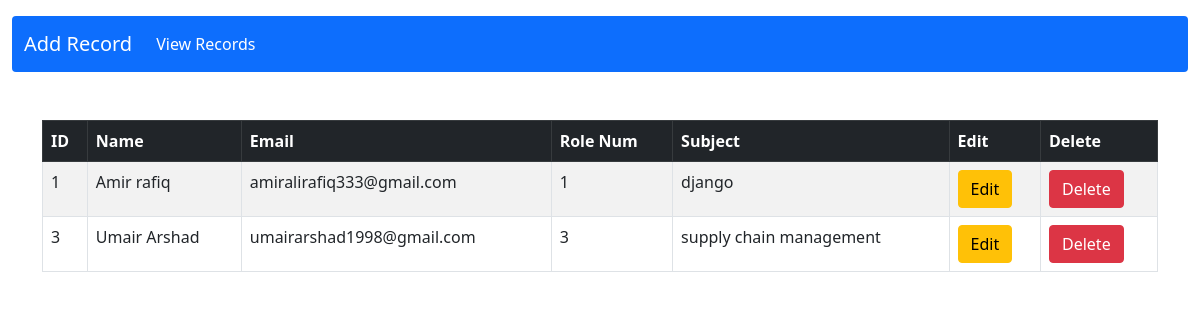
The page /display_data/ on the database as committed earlier.
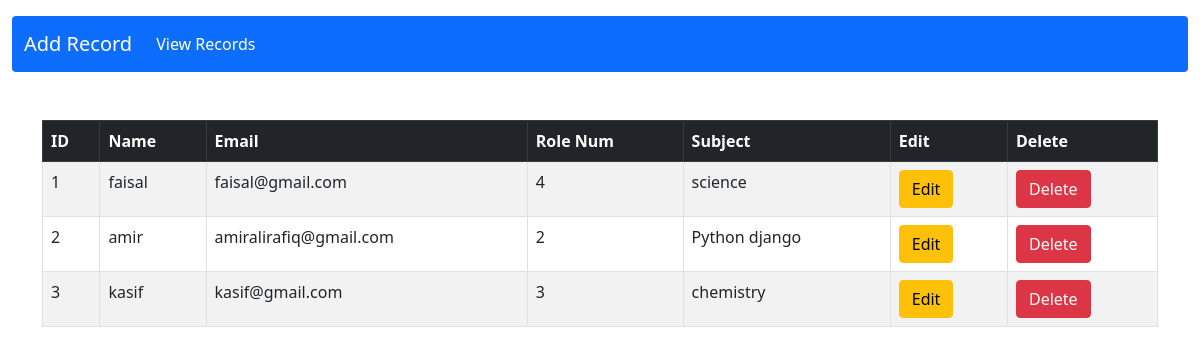
The same page on the database as committed later.
### CRUD/models.py (models this page shows)
class Registration(models.Model):
    name=models.CharField(max_length=100)
    email=models.EmailField(max_length=100)
    roll_num=models.IntegerField(null=True)
    subject=models.CharField(max_length=100)

### CRUD/views.py (the view)
# urls.py: path('display_data/',views.display_data,name="display_data"),
def display_data(req):
    get_data=Registration.objects.all()
    return render(req,'CRUD/display_data.html',{'get_data':get_data})

### CRUD/templates/CRUD/display_data.html (shortened to what this page needs)
{% extends "CRUD/base.html" %}
{%block main_content%}
  <div class="container mt-5">
    <table class="table table-bordered table-striped table-hover">
      <thead class="table-dark">
        <tr>
          <th>ID</th>
          <th>Name</th>
          <th>Email</th>
          <th>Role Num</th>
          <th>Subject</th>
          <th>Edit</th>
          <th>Delete</th>
        </tr>
      </thead>
      <tbody>
        {% for data in get_data %}
        <tr>
          <td>{{data.id}}</td>
          <td>{{data.name}}</td>
          <td>{{data.email}}</td>
          <td>{{data.roll_num}}</td>
          <td>{{data.subject}}</td>
          <td>
         <a href="{% url 'edit_page' data.pk %}">
        <button class="btn btn-warning">Edit</button>
      </a>
        </td>
          <td><a href="{% url 'delete_page' data.pk %}"><button class="btn btn-danger">Delete</button></a></td>
        </tr>
        {% empty %}
      <tr>
        <td colspan="7" class="text-center">No records found.</td>
      </tr>
        {% endfor %}
      </tbody>
    </table>
  </div>
{% endblock %}

### CRUD/templates/CRUD/base.html (shortened to what this page needs)
<!doctype html>
<html lang="en">
  <head>
    <link href="https://cdn.jsdelivr.net/npm/bootstrap@5.0.2/dist/css/bootstrap.min.css" rel="stylesheet">
  </head>
  <body>
    {% include "CRUD/navbar.html" %}
   {% block main_content %}
   {% endblock %}
  </body>
</html>

### CRUD/templates/CRUD/navbar.html (shortened to what this page needs)
<div class="container mt-3" style="max-width:1500px;">
  <nav class="navbar navbar-expand-lg navbar-dark bg-primary rounded">
    <div class="container-fluid">
      <a class="navbar-brand" href="{% url 'home' %}">Add Record</a>
      <div class="collapse navbar-collapse" id="navbarSupportedContent">
        <ul class="navbar-nav me-auto mb-2 mb-lg-0">
          <li class="nav-item">
            <a class="nav-link active" aria-current="page" href="{% url 'display_data' %}">View Records</a>
          </li>
        </ul>
      </div>
    </div>
  </nav>
</div>

Rows that differ between the two databases and show on the page:
changed Registration id 1: name "Amir rafiq" → "faisal"; email "amiralirafiq333@gmail.com" → "faisal@gmail.com"; roll_num "1" → "4"; subject "django" → "science"
added Registration: id "2", name "amir", email "amiralirafiq@gmail.com", roll_num "2", subject "Python django"
changed Registration id 3: name "Umair Arshad" → "kasif"; email "umairarshad1998@gmail.com" → "kasif@gmail.com"; subject "supply chain management" → "chemistry"
